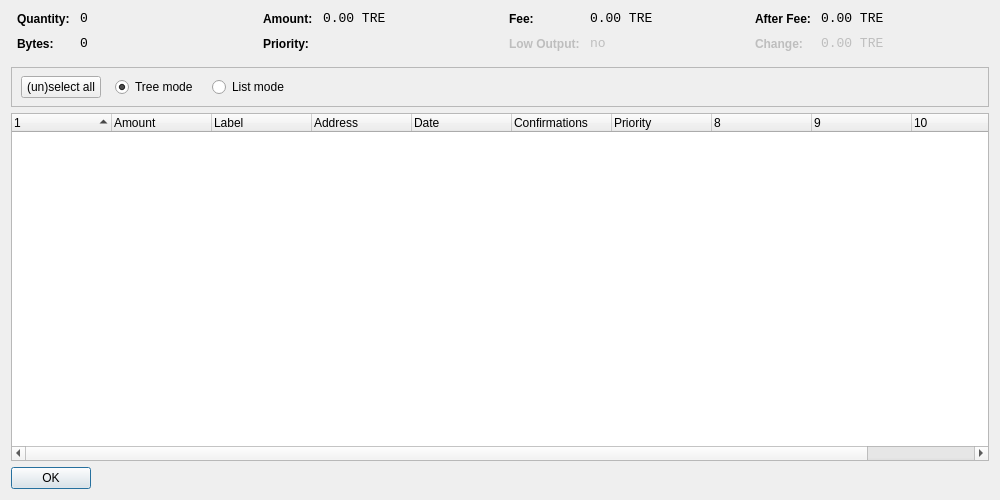
<?xml version="1.0" encoding="UTF-8"?>
<ui version="4.0">
 <class>CoinControlDialog</class>
 <widget class="QDialog" name="CoinControlDialog">
  <property name="geometry">
   <rect>
    <x>0</x>
    <y>0</y>
    <width>1000</width>
    <height>500</height>
   </rect>
  </property>
  <property name="windowTitle">
   <string>Coin Control</string>
  </property>
  <layout class="QVBoxLayout" name="verticalLayout">
   <item>
    <layout class="QHBoxLayout" name="horizontalLayoutTop" stretch="0,0,0,0">
     <property name="topMargin">
      <number>0</number>
     </property>
     <property name="bottomMargin">
      <number>10</number>
     </property>
     <item>
      <layout class="QFormLayout" name="formLayoutCoinControl1">
       <property name="horizontalSpacing">
        <number>10</number>
       </property>
       <property name="verticalSpacing">
        <number>10</number>
       </property>
       <property name="leftMargin">
        <number>6</number>
       </property>
       <property name="rightMargin">
        <number>6</number>
       </property>
       <item row="0" column="0">
        <widget class="QLabel" name="labelCoinControlQuantityText">
         <property name="styleSheet">
          <string notr="true">font-weight:bold;</string>
         </property>
         <property name="text">
          <string>Quantity:</string>
         </property>
        </widget>
       </item>
       <item row="0" column="1">
        <widget class="QLabel" name="labelCoinControlQuantity">
         <property name="font">
          <font>
           <family>Monospace</family>
           <pointsize>10</pointsize>
          </font>
         </property>
         <property name="cursor">
          <cursorShape>IBeamCursor</cursorShape>
         </property>
         <property name="contextMenuPolicy">
          <enum>Qt::ActionsContextMenu</enum>
         </property>
         <property name="text">
          <string notr="true">0</string>
         </property>
         <property name="textInteractionFlags">
          <set>Qt::LinksAccessibleByMouse|Qt::TextSelectableByKeyboard|Qt::TextSelectableByMouse</set>
         </property>
        </widget>
       </item>
       <item row="1" column="0">
        <widget class="QLabel" name="labelCoinControlBytesText">
         <property name="styleSheet">
          <string notr="true">font-weight:bold;</string>
         </property>
         <property name="text">
          <string>Bytes:</string>
         </property>
        </widget>
       </item>
       <item row="1" column="1">
        <widget class="QLabel" name="labelCoinControlBytes">
         <property name="font">
          <font>
           <family>Monospace</family>
           <pointsize>10</pointsize>
          </font>
         </property>
         <property name="cursor">
          <cursorShape>IBeamCursor</cursorShape>
         </property>
         <property name="contextMenuPolicy">
          <enum>Qt::ActionsContextMenu</enum>
         </property>
         <property name="text">
          <string notr="true">0</string>
         </property>
         <property name="textInteractionFlags">
          <set>Qt::LinksAccessibleByMouse|Qt::TextSelectableByKeyboard|Qt::TextSelectableByMouse</set>
         </property>
        </widget>
       </item>
      </layout>
     </item>
     <item>
      <layout class="QFormLayout" name="formLayoutCoinControl2">
       <property name="horizontalSpacing">
        <number>10</number>
       </property>
       <property name="verticalSpacing">
        <number>10</number>
       </property>
       <property name="leftMargin">
        <number>6</number>
       </property>
       <property name="rightMargin">
        <number>6</number>
       </property>
       <item row="0" column="0">
        <widget class="QLabel" name="labelCoinControlAmountText">
         <property name="styleSheet">
          <string notr="true">font-weight:bold;</string>
         </property>
         <property name="text">
          <string>Amount:</string>
         </property>
        </widget>
       </item>
       <item row="0" column="1">
        <widget class="QLabel" name="labelCoinControlAmount">
         <property name="font">
          <font>
           <family>Monospace</family>
           <pointsize>10</pointsize>
          </font>
         </property>
         <property name="cursor">
          <cursorShape>IBeamCursor</cursorShape>
         </property>
         <property name="contextMenuPolicy">
          <enum>Qt::ActionsContextMenu</enum>
         </property>
         <property name="text">
          <string notr="true">0.00 TRE</string>
         </property>
         <property name="textInteractionFlags">
          <set>Qt::LinksAccessibleByMouse|Qt::TextSelectableByKeyboard|Qt::TextSelectableByMouse</set>
         </property>
        </widget>
       </item>
       <item row="1" column="0">
        <widget class="QLabel" name="labelCoinControlPriorityText">
         <property name="styleSheet">
          <string notr="true">font-weight:bold;</string>
         </property>
         <property name="text">
          <string>Priority:</string>
         </property>
        </widget>
       </item>
       <item row="1" column="1">
        <widget class="QLabel" name="labelCoinControlPriority">
         <property name="font">
          <font>
           <family>Monospace</family>
           <pointsize>10</pointsize>
          </font>
         </property>
         <property name="cursor">
          <cursorShape>IBeamCursor</cursorShape>
         </property>
         <property name="contextMenuPolicy">
          <enum>Qt::ActionsContextMenu</enum>
         </property>
         <property name="text">
          <string/>
         </property>
         <property name="textInteractionFlags">
          <set>Qt::LinksAccessibleByMouse|Qt::TextSelectableByKeyboard|Qt::TextSelectableByMouse</set>
         </property>
        </widget>
       </item>
      </layout>
     </item>
     <item>
      <layout class="QFormLayout" name="formLayoutCoinControl3">
       <property name="horizontalSpacing">
        <number>10</number>
       </property>
       <property name="verticalSpacing">
        <number>10</number>
       </property>
       <property name="leftMargin">
        <number>6</number>
       </property>
       <property name="rightMargin">
        <number>6</number>
       </property>
       <item row="0" column="0">
        <widget class="QLabel" name="labelCoinControlFeeText">
         <property name="styleSheet">
          <string notr="true">font-weight:bold;</string>
         </property>
         <property name="text">
          <string>Fee:</string>
         </property>
        </widget>
       </item>
       <item row="0" column="1">
        <widget class="QLabel" name="labelCoinControlFee">
         <property name="font">
          <font>
           <family>Monospace</family>
           <pointsize>10</pointsize>
          </font>
         </property>
         <property name="cursor">
          <cursorShape>IBeamCursor</cursorShape>
         </property>
         <property name="contextMenuPolicy">
          <enum>Qt::ActionsContextMenu</enum>
         </property>
         <property name="text">
          <string notr="true">0.00 TRE</string>
         </property>
         <property name="textInteractionFlags">
          <set>Qt::LinksAccessibleByMouse|Qt::TextSelectableByKeyboard|Qt::TextSelectableByMouse</set>
         </property>
        </widget>
       </item>
       <item row="1" column="0">
        <widget class="QLabel" name="labelCoinControlLowOutputText">
         <property name="enabled">
          <bool>false</bool>
         </property>
         <property name="styleSheet">
          <string notr="true">font-weight:bold;</string>
         </property>
         <property name="text">
          <string>Low Output:</string>
         </property>
        </widget>
       </item>
       <item row="1" column="1">
        <widget class="QLabel" name="labelCoinControlLowOutput">
         <property name="enabled">
          <bool>false</bool>
         </property>
         <property name="font">
          <font>
           <family>Monospace</family>
           <pointsize>10</pointsize>
          </font>
         </property>
         <property name="cursor">
          <cursorShape>IBeamCursor</cursorShape>
         </property>
         <property name="contextMenuPolicy">
          <enum>Qt::ActionsContextMenu</enum>
         </property>
         <property name="text">
          <string notr="true">no</string>
         </property>
         <property name="textInteractionFlags">
          <set>Qt::LinksAccessibleByMouse|Qt::TextSelectableByKeyboard|Qt::TextSelectableByMouse</set>
         </property>
        </widget>
       </item>
      </layout>
     </item>
     <item>
      <layout class="QFormLayout" name="formLayoutCoinControl4">
       <property name="horizontalSpacing">
        <number>10</number>
       </property>
       <property name="verticalSpacing">
        <number>10</number>
       </property>
       <property name="leftMargin">
        <number>6</number>
       </property>
       <property name="rightMargin">
        <number>6</number>
       </property>
       <item row="0" column="0">
        <widget class="QLabel" name="labelCoinControlAfterFeeText">
         <property name="styleSheet">
          <string notr="true">font-weight:bold;</string>
         </property>
         <property name="text">
          <string>After Fee:</string>
         </property>
        </widget>
       </item>
       <item row="0" column="1">
        <widget class="QLabel" name="labelCoinControlAfterFee">
         <property name="font">
          <font>
           <family>Monospace</family>
           <pointsize>10</pointsize>
          </font>
         </property>
         <property name="cursor">
          <cursorShape>IBeamCursor</cursorShape>
         </property>
         <property name="contextMenuPolicy">
          <enum>Qt::ActionsContextMenu</enum>
         </property>
         <property name="text">
          <string notr="true">0.00 TRE</string>
         </property>
         <property name="textInteractionFlags">
          <set>Qt::LinksAccessibleByMouse|Qt::TextSelectableByKeyboard|Qt::TextSelectableByMouse</set>
         </property>
        </widget>
       </item>
       <item row="1" column="0">
        <widget class="QLabel" name="labelCoinControlChangeText">
         <property name="enabled">
          <bool>false</bool>
         </property>
         <property name="styleSheet">
          <string notr="true">font-weight:bold;</string>
         </property>
         <property name="text">
          <string>Change:</string>
         </property>
        </widget>
       </item>
       <item row="1" column="1">
        <widget class="QLabel" name="labelCoinControlChange">
         <property name="enabled">
          <bool>false</bool>
         </property>
         <property name="font">
          <font>
           <family>Monospace</family>
           <pointsize>10</pointsize>
          </font>
         </property>
         <property name="cursor">
          <cursorShape>IBeamCursor</cursorShape>
         </property>
         <property name="contextMenuPolicy">
          <enum>Qt::ActionsContextMenu</enum>
         </property>
         <property name="text">
          <string notr="true">0.00 TRE</string>
         </property>
         <property name="textInteractionFlags">
          <set>Qt::LinksAccessibleByMouse|Qt::TextSelectableByKeyboard|Qt::TextSelectableByMouse</set>
         </property>
        </widget>
       </item>
      </layout>
     </item>
    </layout>
   </item>
   <item>
    <widget class="QFrame" name="frame">
     <property name="minimumSize">
      <size>
       <width>0</width>
       <height>40</height>
      </size>
     </property>
     <property name="frameShape">
      <enum>QFrame::StyledPanel</enum>
     </property>
     <property name="frameShadow">
      <enum>QFrame::Sunken</enum>
     </property>
     <widget class="QWidget" name="horizontalLayoutWidget">
      <property name="geometry">
       <rect>
        <x>10</x>
        <y>0</y>
        <width>781</width>
        <height>41</height>
       </rect>
      </property>
      <layout class="QHBoxLayout" name="horizontalLayoutPanel" stretch="0,0,0,0,0">
       <property name="spacing">
        <number>14</number>
       </property>
       <item>
        <widget class="QPushButton" name="pushButtonSelectAll">
         <property name="sizePolicy">
          <sizepolicy hsizetype="Maximum" vsizetype="Fixed">
           <horstretch>0</horstretch>
           <verstretch>0</verstretch>
          </sizepolicy>
         </property>
         <property name="text">
          <string>(un)select all</string>
         </property>
        </widget>
       </item>
       <item>
        <widget class="QRadioButton" name="radioTreeMode">
         <property name="sizePolicy">
          <sizepolicy hsizetype="Maximum" vsizetype="Fixed">
           <horstretch>0</horstretch>
           <verstretch>0</verstretch>
          </sizepolicy>
         </property>
         <property name="text">
          <string>Tree mode</string>
         </property>
         <property name="checked">
          <bool>true</bool>
         </property>
        </widget>
       </item>
       <item>
        <widget class="QRadioButton" name="radioListMode">
         <property name="sizePolicy">
          <sizepolicy hsizetype="Maximum" vsizetype="Fixed">
           <horstretch>0</horstretch>
           <verstretch>0</verstretch>
          </sizepolicy>
         </property>
         <property name="text">
          <string>List mode</string>
         </property>
        </widget>
       </item>
       <item>
        <spacer name="horizontalSpacer">
         <property name="orientation">
          <enum>Qt::Horizontal</enum>
         </property>
         <property name="sizeHint" stdset="0">
          <size>
           <width>40</width>
           <height>20</height>
          </size>
         </property>
        </spacer>
       </item>
      </layout>
     </widget>
    </widget>
   </item>
   <item>
    <widget class="CoinControlTreeWidget" name="treeWidget">
     <property name="contextMenuPolicy">
      <enum>Qt::CustomContextMenu</enum>
     </property>
     <property name="sortingEnabled">
      <bool>false</bool>
     </property>
     <property name="columnCount">
      <number>11</number>
     </property>
     <attribute name="headerShowSortIndicator" stdset="0">
      <bool>true</bool>
     </attribute>
     <attribute name="headerStretchLastSection">
      <bool>false</bool>
     </attribute>
     <column>
      <property name="text">
       <string/>
      </property>
     </column>
     <column>
      <property name="text">
       <string>Amount</string>
      </property>
     </column>
     <column>
      <property name="text">
       <string>Label</string>
      </property>
     </column>
     <column>
      <property name="text">
       <string>Address</string>
      </property>
     </column>
     <column>
      <property name="text">
       <string>Date</string>
      </property>
     </column>
     <column>
      <property name="text">
       <string>Confirmations</string>
      </property>
      <property name="toolTip">
       <string>Confirmed</string>
      </property>
     </column>
     <column>
      <property name="text">
       <string>Priority</string>
      </property>
     </column>
     <column>
      <property name="text">
       <string/>
      </property>
     </column>
     <column>
      <property name="text">
       <string/>
      </property>
     </column>
     <column>
      <property name="text">
       <string/>
      </property>
     </column>
     <column>
      <property name="text">
       <string/>
      </property>
     </column>
    </widget>
   </item>
   <item>
    <widget class="QDialogButtonBox" name="buttonBox">
     <property name="sizePolicy">
      <sizepolicy hsizetype="Maximum" vsizetype="Fixed">
       <horstretch>0</horstretch>
       <verstretch>0</verstretch>
      </sizepolicy>
     </property>
     <property name="orientation">
      <enum>Qt::Horizontal</enum>
     </property>
     <property name="standardButtons">
      <set>QDialogButtonBox::Ok</set>
     </property>
    </widget>
   </item>
  </layout>
 </widget>
 <customwidgets>
  <customwidget>
   <class>CoinControlTreeWidget</class>
   <extends>QTreeWidget</extends>
   <header>coincontroltreewidget.h</header>
  </customwidget>
 </customwidgets>
 <resources/>
 <connections/>
</ui>
